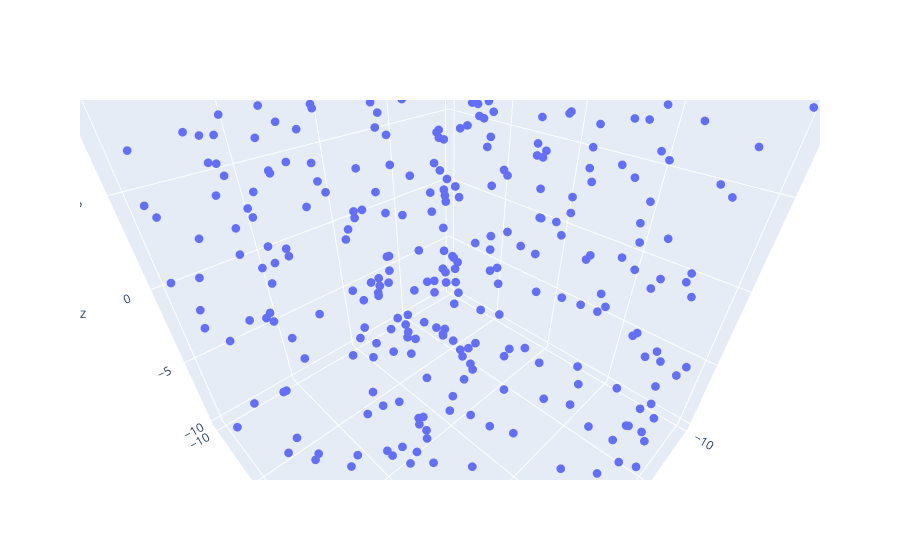

The cell this chart's notebook holds for it:
### Code cell
fig=go.Figure()
fig.add_trace(go.Scatter3d(x=df["X"],y=df["Y"],z=df["Z"],mode="markers",marker_size=3))

### Figure 1 — Plotly figure (JSON) as saved in the notebook; plotly's stock layout.template omitted (floating-point values rounded to 4 significant figures; data arrays with more than 128 entries replaced by an {"elided": "..."} marker saying what was removed)
{"data": [{"marker": {"size": 3}, "mode": "markers", "type": "scatter3d", "x": {"elided": "300 float values"}, "y": {"elided": "300 float values"}, "z": {"elided": "300 float values"}}], "layout": {"autosize": true, "scene": {"aspectmode": "auto", "aspectratio": {"x": 0.9933, "y": 1.007, "z": 0.9996}, "camera": {"center": {"x": 0, "y": 0, "z": 0}, "eye": {"x": 0.6229, "y": 0.6229, "z": 0.6229}, "projection": {"type": "perspective"}, "up": {"x": 0, "y": 0, "z": 1}}}}}
